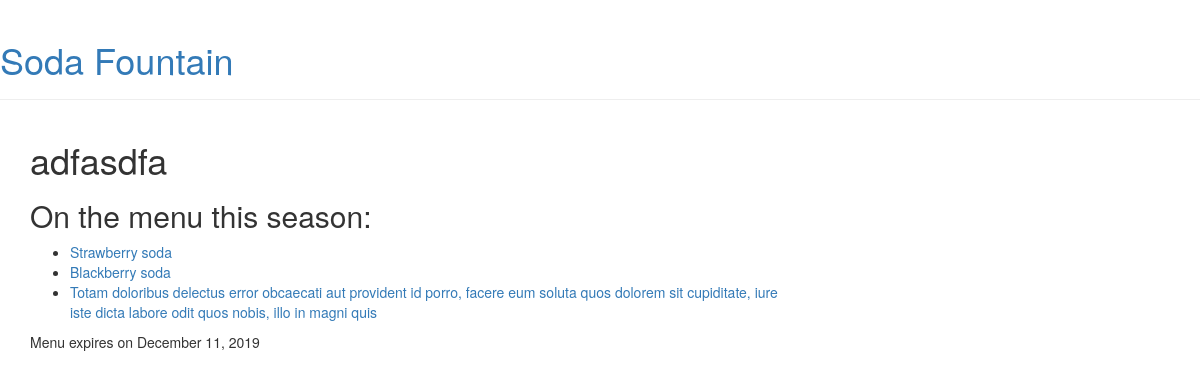
Page /menu/514/ on the committed database.
### menu/models.py (models this page shows, shortened)
class Menu(models.Model):
    season = models.CharField(max_length=20)
    items = models.ManyToManyField('Item', related_name='items')
    created_date = models.DateTimeField(default=timezone.now)
    expiration_date = models.DateField(blank=True, null=True)

class Item(models.Model):
    name = models.CharField(max_length=200)
    description = models.TextField()
    chef = models.ForeignKey('auth.User', models.CASCADE)
    created_date = models.DateTimeField(default=timezone.now)
    standard = models.BooleanField(default=False)
    ingredients = models.ManyToManyField('Ingredient')
    def __str__(self):
        return self.name

### menu/views.py (the view)
# urls.py: url(r'^menu/(?P<pk>\d+)/$', views.menu_detail, name='menu_detail'),
def menu_detail(request, pk):
    menu = Menu.objects.get(pk=pk)
    return render(request, 'menu/menu_detail.html', {'menu': menu})

### menu/templates/menu/menu_detail.html (shortened to what this page needs)
{% extends 'layout.html' %}
{% block content %}
<div class="content container">
    <div class="row">
        <div class="col-md-8">
            <div class="post">
                <h1>
                    {{ menu.season }}
                </h1>
                <h2>On the menu this season:</h2>
                <ul>
                    {% for item in menu.items.all %}
                        <li><a href="{% url 'item_detail' pk=item.pk %}">{{ item }}</a></li>
                    {% endfor %}
                </ul>
                {% if menu.expiration_date %}
                    <div class="date">
                        Menu expires on {{ menu.expiration_date|date:"F j, Y" }}
                    </div>
                {% endif %}
            </div>
        </div>
    </div>
</div>
{% endblock %}

### rows in the picture
Menu: season "adfasdfa", expiration_date "December 11, 2019"
Item: name "Strawberry soda"
Item: name "Blackberry soda"
Item: name "Totam doloribus delectus error obcaecati aut provident id porro, facere eum soluta quos dolorem sit cupiditate, iure iste dicta labore odit quos nobis, illo in magni quis"
